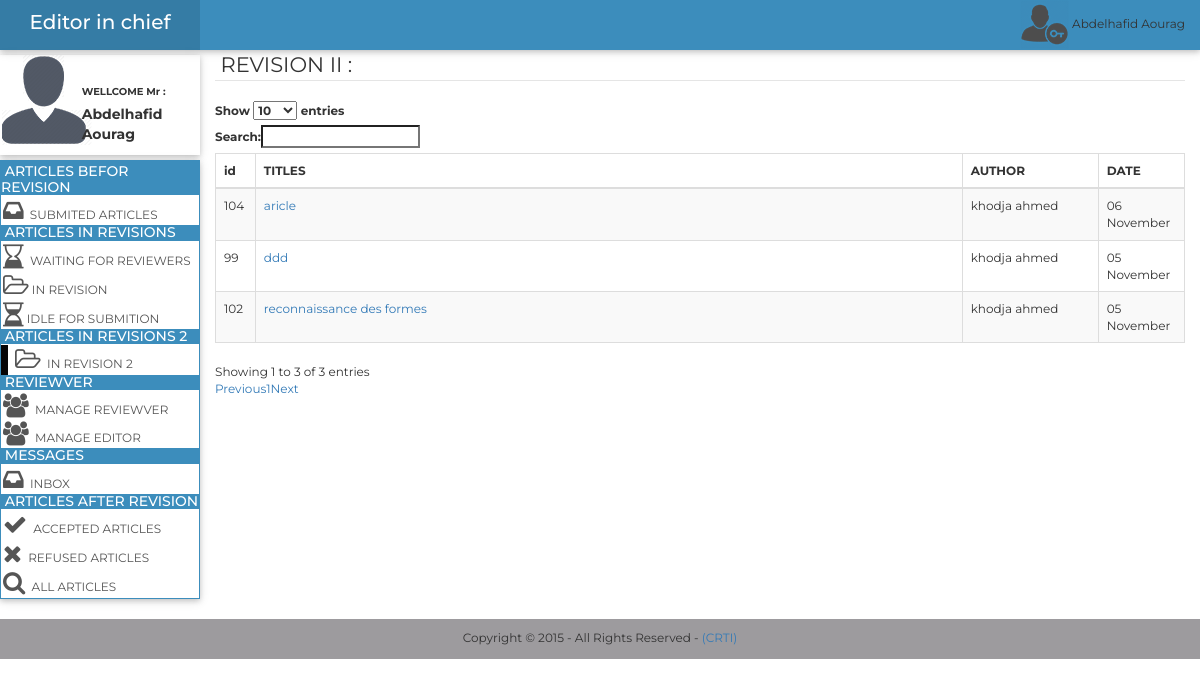
The app's page /Editor-in-chief/index2.php?t=r2 (signed in) with its own data.
### tables this page shows
CREATE TABLE `article` (
  `etiquette` varchar(255) DEFAULT NULL,
  `id` int(11) NOT NULL AUTO_INCREMENT,
  `author` int(11) NOT NULL,
  `title` mediumtext NOT NULL,
  `type` varchar(255) NOT NULL,
  `area` varchar(255) NOT NULL,
  `abstract` text NOT NULL,
  `keywords` text NOT NULL,
  `date` datetime NOT NULL,
  `state` varchar(255) NOT NULL,
  `cle` varchar(255) NOT NULL,
  PRIMARY KEY (`id`),
  KEY `author` (`author`),
  CONSTRAINT `author` FOREIGN KEY (`author`) REFERENCES `personne` (`id`) ON DELETE CASCADE ON UPDATE CASCADE
);

CREATE TABLE `personne` (
  `id` int(11) NOT NULL AUTO_INCREMENT,
  `fname` varchar(255) NOT NULL,
  `mname` varchar(255) DEFAULT NULL,
  `lname` varchar(255) NOT NULL,
  `affiliation` varchar(255) NOT NULL,
  `adresse` varchar(255) NOT NULL,
  `city` varchar(255) NOT NULL,
  `state` varchar(255) NOT NULL,
  `contry` varchar(255) NOT NULL,
  `pcode` varchar(10) NOT NULL,
  `email` varchar(255) NOT NULL,
  `phone` varchar(20) DEFAULT NULL,
  `fax` varchar(20) DEFAULT NULL,
  `password` varchar(255) NOT NULL,
  `date` datetime DEFAULT NULL,
  `title` varchar(255) NOT NULL,
  `grade` varchar(255) NOT NULL,
  PRIMARY KEY (`id`),
  UNIQUE KEY `email` (`email`)
);

### Editor-in-chief/index2.php (the view, shortened to what this page needs)
<?php
$contenu='';
$id_editor=1;
if(isset($_GET['t'])){
    include_once("../../../php/cnx.php");
    if($_GET['t']=='r2') {
        $sql="SELECT id,article,file,DATE_FORMAT(date,'%d %M') as date FROM state_editor WHERE editor=".$id_editor." AND etat='Revision 2'";
        $select = $conn->query($sql);
        if ($select->num_rows!=0) {
            $contenu=$contenu."
<div id=\"contenu\">
<legend> &nbsp;REVISION II :</legend>
<table id=\"table\" class=\"table table-striped table-bordered\" cellspacing=\"0\" width=\"100%\">
 <thead>
            <tr>
                <th width='5%'>id</th>
                <th>TITLES</th>
                <th width='15%'>AUTHOR</th>
                <th width='10%'>DATE</th>
                  </tr>
        </thead>
		<tbody>
";
            while($row = $select->fetch_assoc()){
                $select2 = $conn->query("SELECT id,title,author FROM article WHERE id=".$row['article']);
                $row2 = $select2->fetch_assoc();
                $select3 = $conn->query("SELECT fname,lname FROM personne WHERE id=".$row2['author']);
                $row3 = $select3->fetch_assoc();
                $contenu=$contenu. "
	   <tr>
                <td>". $row2['id']."</td>
                <td><a  onclick=\"window.open(this.href); return false;\"   href=\"php/show_rev2.php?idar=".$row['article']."&et_e=".$row['id']."&idau=".$row2['author']."\">". $row2['title']."</a></td>
                <td>". $row3['fname']." ".$row3['lname']."</td>
                <td>". $row['date']."</td>
            </tr>
  ";
            }
            $contenu=$contenu."</tbody></table></div>";
        }else{
            $contenu=$contenu."<legend> &nbsp;REVISION II :</legend><div class= 'vide'><p class='text-center '>No Items Found</p></div>";
        }
    }
}
?>
<!doctype html>
<html xmlns="http://www.w3.org/1999/html" xmlns="http://www.w3.org/1999/html">
<head>
    <link href="../../../bootstrap/css/bootstrap.min.css" rel="stylesheet" type="text/css">
    <link rel="stylesheet" href="css/font-awesome.css" type="text/css" />
    <link href="https://cdn.datatables.net/1.10.10/css/dataTables.bootstrap.min.css" rel="stylesheet" type="text/css">
    <link href="css/index2.css" rel="stylesheet" type="text/css">
</head>
<body>
<div class="container-fluid">
    <div class="row bann">
        <div class="col-sm-2 logo">
            <a class="no_color" href="index2.php?t=sub"> <p class="text-center">Editor in chief</p></a>
        </div>
        <div class="col-sm-10 bn">
<div class="pull-right">
    <a class="no_color" href="php/log-out.php"><img src="images/user.png"><?php echo  " ".$_SESSION['editor_in_chief_fname']." ". $_SESSION['editor_in_chief_lname']; ?></a>
</div>
        </div>
    </div>
    <row class="row menu_row">
        <div class="col-sm-2 menu">
            <div class="row profile">
                <div class="col-sm-4 pading_left">
                    <img src="images/profile.png" id="profile">
                </div>
                <div class="col-sm-7 pading_profile text_moyen">
                    <div class="form-group">
                        <div class="row min_height">
                            <label class="col-lg-12 control-label no_padding" for="text">WELLCOME Mr :  </label>
                        </div>
                        <div class="row min_height">
                            <label class="col-lg-12 control-label no_padding text_label font_14" for="text"><?php echo  $_SESSION['editor_in_chief_fname']." ". $_SESSION['editor_in_chief_lname']; ?> </label>
                        </div>
                    </div>
                </div>
            </div>
            <div class="row menu">
            <div class="panel panel-info panel_perso">
                <div class=" head_perso panel-heading ">
                    <h3 class="panel-title font_14">&nbsp;ARTICLES BEFOR REVISION</h3>
                </div>
                <div class="list-group">
                    <li <?php if(isset($_GET['t'])){ if($_GET['t']=='sub') {echo " class=\"selected\"";}}  ?>>
                    <a href="index2.php?t=sub" id="track" class="list-group-item liste_perso font-12 ">
                        <i class ="fa fa-inbox fa-2x  "></i>&nbsp; SUBMITED ARTICLES
                    </a>
                    </li>
                </div>
                <div class="panel-heading head_perso">
                    <h3 class="panel-title font_14">&nbsp;ARTICLES IN REVISIONS</h3>
                </div>
                <div class="list-group">
                    <li<?php if(isset($_GET['t'])){ if($_GET['t']=='w_r') {echo " class=\"selected\"";}}  ?>>
                    <a href="index2.php?t=w_r" class="list-group-item liste_perso">
                        <i class ="fa  fa-hourglass-end fa-2x "></i>	  &nbsp;WAITING FOR REVIEWERS
                    </a></li>
                    <li <?php if(isset($_GET['t'])){ if($_GET['t']=='u_r') {echo " class=\"selected\"";}}  ?>>
                    <a href="index2.php?t=u_r"  class="list-group-item liste_perso">
                        <i class ="fa  fa-folder-open-o fa-2x "></i>&nbsp;IN REVISION
                    </a>
                    </li>
                    <li <?php if(isset($_GET['t'])){ if($_GET['t']=='i_s') {echo " class=\"selected sp\"";}}  ?>>
                    <a href="index2.php?t=i_s"  class="list-group-item liste_perso">
                        <i class ="fa   fa-hourglass-2 fa-2x "></i>&nbsp;IDLE FOR SUBMITION
                    </a>
                    </li>
                </div>
                <div class="panel-heading head_perso">
                    <h3 class="panel-title font_14">&nbsp;ARTICLES IN REVISIONS 2</h3>
                </div>
                <div class="list-group">
                    <li <?php if(isset($_GET['t'])){ if($_GET['t']=='r2') {echo " class=\"selected sp\"";}}  ?>>
                <a href="index2.php?t=r2" class="list-group-item liste_perso" id="edit">
                    <i class ="fa  fa-folder-open-o fa-2x "></i>&nbsp; IN REVISION 2
                </a>
                    </li>
                </div>
                <div class="panel-heading head_perso">
                    <h3 class="panel-title font_14">&nbsp;REVIEWVER</h3>
                </div>
                <div class="list-group">
                <a href="php/ma_rev.php" class="list-group-item liste_perso" >
                    <i class ="fa   fa-users fa-2x "></i>&nbsp; MANAGE REVIEWVER
                </a>
                    <a href="php/ma_editor.php" class="list-group-item liste_perso" >
                        <i class ="fa   fa-users fa-2x "></i>&nbsp; MANAGE EDITOR
                    </a>
                </div>
                <div class="panel-heading head_perso">
                    <h3 class="panel-title font_14">&nbsp;MESSAGES</h3>
                </div>
                <div class="list-group">
                    <a href="#" class="list-group-item liste_perso">
                        <i class ="fa  fa-inbox fa-2x "></i>	  &nbsp;INBOX
                    </a>
                </div>
                <div class="panel-heading head_perso">
                    <h3 class="panel-title font_14">&nbsp;ARTICLES AFTER REVISION</h3>
                </div>
                <div class="list-group">
                    <li <?php if(isset($_GET['t'])){ if($_GET['t']=='acc_ar') {echo " class=\"selected\"";}}  ?>>
                    <a href="index2.php?t=acc_ar" class="list-group-item liste_perso">
                        <i class ="fa fa-check fa-2x "></i>	  &nbsp;ACCEPTED ARTICLES
                    </a></li>
                    <li <?php if(isset($_GET['t'])){ if($_GET['t']=='ref_ar') {echo " class=\"selected\"";}}  ?>>
                    <a href="index2.php?t=ref_ar" class="list-group-item liste_perso">
                        <i class ="fa   fa-close fa-2x "></i>	  &nbsp;REFUSED ARTICLES
                    </a><li <?php if(isset($_GET['t'])){ if($_GET['t']=='all_ar') {echo " class=\"selected\"";}}  ?>>
                    <a href="index2.php?t=all_ar" class="list-group-item liste_perso">
                        <i class ="fa   fa-search fa-2x "></i>	  &nbsp;ALL ARTICLES
                    </a>
                    </li>
                </div>
            </div>
            </div>
        </div>
        <div class="col-sm-10">
<?php echo $contenu ?>
        </div>
    </row>
</div>
<footer class=" footer_perso">
    <p class="text-center">Copyright &copy; 2015 - All Rights Reserved - <a href="http://www.csc.dz">(CRTI)</a></p>
</footer>
</body>
</html>

### Editor-in-chief/css/index2.css (style rules this page uses)
body { font-family:Montserrat; font-size: 12px; height: 100%; min-height: 500px; position: relative; }
.logo { background-color: #357CA5; height: 50px; line-height:2.2; color: #ffffff; font-size: 20px; font-weight: 500; font-family:Montserrat; }
.bn { background-color: #3C8DBC; height: 50px; }
.menu { padding: 0; padding-top: 5px; margin: 0; }
.menu_row { display: inherit ; }
.panel_perso { border-radius: 0px; box-shadow: 0 2px 5px 0 rgba(0, 0, 0, 0.16), 0 2px 10px 0 rgba(0, 0, 0, 0.12) }
.head_perso { border-radius: 0px; padding: 0px; }
.liste_perso { padding: 2px; color:inherit; border: 0px; }
.font_14 { font-size: 14px; }
.panel-info > .panel-heading { background-color: #3C8DBC; border-color:#FFFFFF ; color: #FFFFFF; }
.list-group-item:last-child { border-bottom-left-radius: 0px; border-bottom-right-radius: 0px; margin-bottom: 0; }
.panel-info { border-color: #3C8DBC; }
.profile { height: 100px; padding: 0; margin: 0; -webkit-box-shadow: 2px 0px 1px #D0CDCD; box-shadow: 0 2px 5px 0 rgba(0, 0, 0, 0.16), 0 2px 10px 0 rgba(0, 0, 0, 0.12) }
.text_moyen { font-size: 10px; }
.pading_profile { padding-top: 30px; }
.pading_left { padding-left: 2px; margin-right: 10px; }
.no_padding { padding: 0px; padding-left: 5px; }
.footer_perso { height: 40px; background-color: rgba(10, 5, 13, 0.4); padding-top: 10px; width: 100%; bottom: 0; }
html { height: 100%; }
.selected { padding-left: 5px; border-left: 7px solid; border-left-color: #060506; }
li { list-style-type: none; }
.bann { -webkit-box-shadow: 2px 0px 1px #D0CDCD; box-shadow: 0 2px 5px 0 rgba(0, 0, 0, 0.16), 0 2px 10px 0 rgba(0, 0, 0, 0.12); }
#contenu { min-height: 565px; }
.no_color { color:inherit; text-decoration:none; }

### records on screen
article: id "99", title "ddd"
personne: fname "khodja khodja khodja", lname "ahmed ahmed ahmed"
article: id "102", title "reconnaissance des formes"
article: id "104", title "aricle"

### other values on screen
$_SESSION['editor_in_chief_fname'] "Abdelhafid"
$_SESSION['editor_in_chief_lname'] "Aourag"
$row['date'] "05 November 05 November 06 November"
